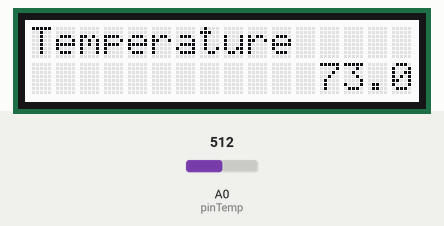
Bench run of a sketch on a simulated Arduino Uno, built with avr-gcc and run on an emulated ATmega328P. On the bench: 16×2 character LCD. The inputs (shaded band) are chosen by the test bench; at power-on: A0 (pinTemp) = 512.

Above: at 1.2 s.
1.3 s: A0 (pinTemp) set to 716
At 3.2 s:
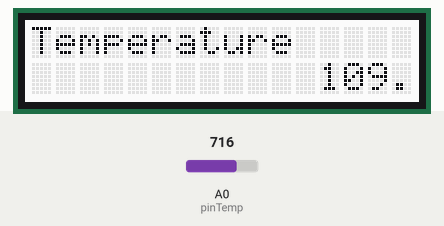
3.5 s: A0 (pinTemp) set to 900
At 5.3 s:
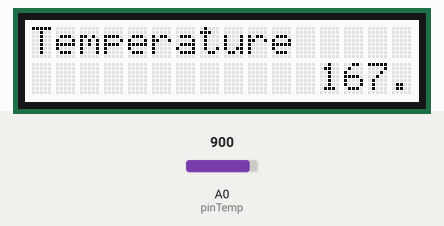
5.6 s: A0 (pinTemp) set to 1023
At 7.5 s:
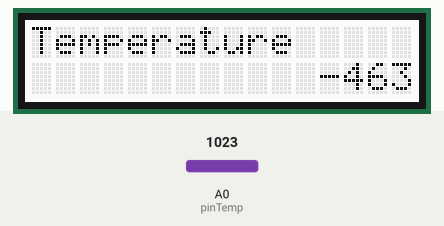
Timing chart, 0 to 9.0 s (numbered marks = the images above; inputs shaded):
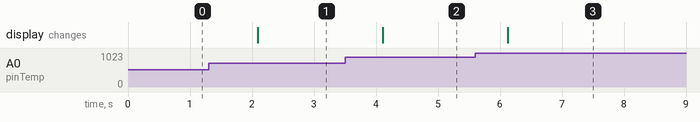

The sketch:

edison_temp_on_lcd.ino
```cpp
// Demo of Grove - Starter Kit V2.0

// Reads the value of the Grove - Temperature Sensor, converts it to a Celsius temperature,
// and prints it to the serial console.
// Connect the Grove - Temperature Sensor to the socket marked A0
// Open the Serial Monitor in the Arduino IDE after uploading
#include <Wire.h>
#include "rgb_lcd.h"
// Define the pin to which the temperature sensor is connected.
const int pinTemp = A0;

// Define the B-value of the thermistor.
// This value is a property of the thermistor used in the Grove - Temperature Sensor,
// and used to convert from the analog value it measures and a temperature value.
const int B = 3975;

rgb_lcd lcd;
void setup()
{
   lcd.begin(16, 2);

   lcd.print("Temperature");
}

void loop()
{
    // Get the (raw) value of the temperature sensor.
    int val = analogRead(pinTemp);

    // Determine the current resistance of the thermistor based on the sensor value.
    float resistance = (float)(1023-val)*10000/val;

    // Calculate the temperature based on the resistance value.
    float temperatureInCel = (1/(log(resistance/10000)/B+1/298.15)-273.15);
    float temperatureInFar = (temperatureInCel*1.8+32)-4;
    lcd.setCursor(12,1);
    // Print the temperature to lcd
    lcd.print(temperatureInFar );

    // Wait one second between measurements.
    delay(1000);
}
```

Measured:
- after the input at 1.3 s, the display: changes after 0.79 s (image 1)
- after the input at 3.5 s, the display: changes after 0.61 s (image 2)
- after the input at 5.6 s, the display: changes after 0.52 s (image 3)
